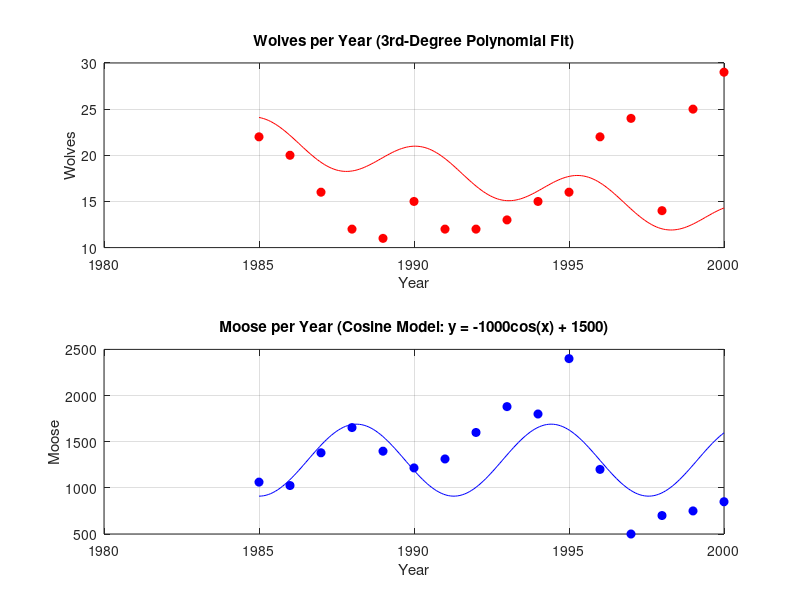

Source code (MATLAB):
year = 1985:2000;
Wolf = [22 20 16 12 11 15 12 12 13 15 16 22 24 14 25 29];
Moose = [1062 1025 1380 1653 1397 1216 1313 1600 1880 1800 2400 1200 500 700 750 850];

% Fit polynomial for wolves
p_Wolf = polyfit(year, Wolf, 3);

% Generate smooth x-axis
year_fit = linspace(1985, 2000, 200);


Amp_W = 2.1;
Omega_W = 1.2;
phi_W = pi / 2;
initial_val_W = 22; 
x = (year_fit - 1985);
Wolf_fit = Amp_W*sin(Omega_W* x + phi_W) - (20/33) * x + initial_val_W;


Amp_W = 2.1;
Omega_W = 1.2;
phi_W = pi / 2;
initial_val_W = 22;

% Evaluate model at actual year points:
x_data = year - 1985;
Wolf_model_at_data = Amp_W .* sin(Omega_W .* x_data + phi_W) - (20/33).*x_data + initial_val_W;


Amp_M = -390;
initial_val_M = 1300;
x_data = year - 1985;
Moose_model_at_data = Amp_M .* cos(x_data) + initial_val_M;


%% Moose cosine curve
Amp_M = -390;
initial_val_M = 1300;
% Scale years so cosine makes one smooth oscillation across 1985–2000
x = (year_fit - 1985);   % maps 1985→0, 2000→π
Moose_fit = Amp_M .* cos(x) + initial_val_M;

%% Matrics
MSE_W = immse(Wolf , Wolf_model_at_data)
MSE_M = immse(Moose , Moose_model_at_data)

disp(['Wolf MSE = ', num2str(MSE_W)]);
disp(['Moose MSE = ', num2str(MSE_M)]);

% --- Plot results ---
figure;

% Wolves (polynomial)
subplot(2,1,1);
plot(year, Wolf, 'ro', 'MarkerFaceColor', 'r'); hold on;
plot(year_fit, Wolf_fit, 'r-');
title('Wolves per Year (3rd-Degree Polynomial Fit)');
xlabel('Year'); ylabel('Wolves');
grid on;

% Moose (cosine model)
subplot(2,1,2);
plot(year, Moose, 'bo', 'MarkerFaceColor', 'b'); hold on;
plot(year_fit, Moose_fit, 'b-');
title('Moose per Year (Cosine Model: y = -1000cos(x) + 1500)');
xlabel('Year'); ylabel('Moose');
grid on;
